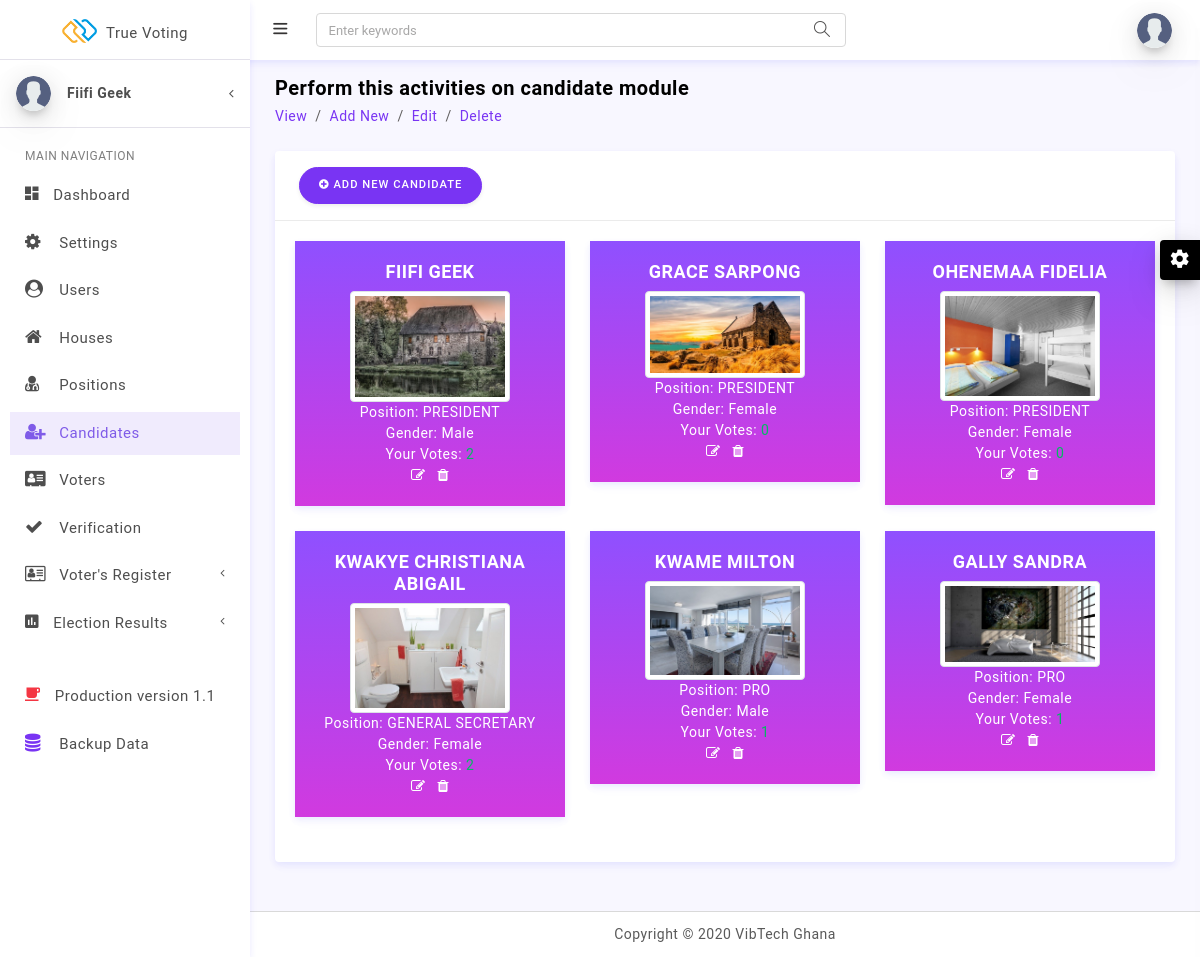
The app's page /admin/candidates.php (signed in) with its own data.
### tables this page shows
CREATE TABLE `candidates` (
  `id` int(11) NOT NULL,
  `name` varchar(191) NOT NULL,
  `position` varchar(191) NOT NULL,
  `gender` varchar(191) NOT NULL,
  `house` varchar(191) DEFAULT NULL,
  `vote` int(11) NOT NULL DEFAULT 0,
  `image` varchar(191) DEFAULT NULL,
  `created_at` timestamp NULL DEFAULT NULL
);

### models/DBLayer.php (called while the page is built, shortened)
<?php
    class DB {
        public static function connection()
        {
            try{
                $con=new PDO('mysql:host=localhost;dbname=truevoting;charset=utf8mb4', 'root', '');
                $con->setAttribute(PDO::ATTR_ERRMODE, PDO::ERRMODE_EXCEPTION);
                $con->setAttribute(PDO::ATTR_EMULATE_PREPARES, false);
                return $con;
            }catch(PDOException $ex){
                return "Connection Error ";
            }
        }
    }
    class Model {
        public static function all(string $tableName)
        {
            $con = DB::connection();
            try{
                $query = "SELECT * FROM ".$tableName." ORDER BY id";
                $stmt=$con->prepare($query);
                $stmt->execute();
                $rows=$stmt->fetchAll();
                return $rows;
            }catch(PDOException $ex){
                return 'Something went wrong';
            }
        }
    }

### middleware/verifyadmin.php (called while the page is built, shortened)
<?php
    if(!isset($_SESSION['admin']))
    {
        header("Location: ./");
    }
    else
    {
        $user= $_SESSION['admin'];
    }
?>

### admin/candidates.php (the view, shortened to what this page needs)
<?php include('../middleware/verifyadmin.php');  ?>
<!DOCTYPE html>
<html lang="en">
<head>
<?php $title = 'Candidates'; include('../layouts/admin-head.php'); ?>
<link rel="stylesheet" href="../assets/plugins/notifications/css/lobibox.min.css"/>
</head>
<body>
<?php include('../layouts/admin-menus.php'); ?>
<div class="row pt-2 pb-2">
    <div class="col-sm-9">
        <h4 class="page-title">Perform this activities on candidate module</h4>
        <ol class="breadcrumb">
            <li class="breadcrumb-item"><a href="javaScript:void();">View</a></li>
            <li class="breadcrumb-item"><a href="javaScript:void();">Add New</a></li>
            <li class="breadcrumb-item"><a href="javaScript:void();">Edit</a></li>
            <li class="breadcrumb-item"><a href="javaScript:void();">Delete</a></li>
        </ol>
    </div>
</div>
<div class="row">
    <div class="col-lg-12">
      <div class="card">
        <div class="card-header">
            <button type="button" data-toggle="modal" data-target="#AddNewCandidate" data-backdrop="static" class="btn btn-primary btn-round waves-effect waves-light m-1"><i class="fa fa-plus-circle"></i> ADD NEW CANDIDATE</button>
       </div>
        <div class="card-body">
            <div class="row">
            <?php
                require_once("../models/DBLayer.php");
                $candidates = Model::all('candidates');
            if(count($candidates)>0){
            foreach($candidates as $can){ ?>
                <div class="col-12 col-sm-4">
                  <div class="card gradient-primary rounded-0">
                     <div class="card-body text-center">
                       <h5 class="text-uppercase text-white"><?php echo $can['name'];?></h5>
                       <a href="javascripts:void(0);" data-toggle="popover" data-trigger="focus" data-placement="left" data-html=true data-title='<img src="../assets/images/candidates/<?php echo $can['image'];?>" alt="<?php echo $can['name'];?>" class="img-responsive img-thumbnail" height="250" width="250">'>
                            <img src="../assets/images/candidates/<?php echo $can['image'];?>" alt="<?php echo $can['name'];?>" class="img-responsive img-thumbnail" height="160" width="160" title="Toggle photo to enlarge" data-toggle="tooltip" data-placement="right">
                        </a>
                        <div>
                            <span class="my-5 text-white">Position: <?php echo $can['position'];?> </span><br>
                            <span class="my-5 text-white">Gender: <?php echo ucfirst($can['gender']);?> </span><br>
                            <?php if($user['role']=='administrator'){ ?>
                            <span class="my-5 text-white">Your Votes: <a href="javascript:void(0);" class="text-success btn_list" data-name="<?php echo $can['name'];?>"><?php echo $can['vote'];?></a></span>
                            <?php } ?>
                        </div>
                        <a href="javascript:void(0);" title="Edit" data-toggle="tooltip" class="btn_edit" data-id="<?php echo $can['id'];?>" data-name="<?php echo $can['name'];?>" data-position="<?php echo $can['position'];?>" data-gender="<?php echo $can['gender'];?>"><i class="fa fa-edit text-white"></i></a>&nbsp;&nbsp;
                        <a href="javascript:void(0);" title="Delete" data-toggle="tooltip" data-id="<?php echo $can['id'];?>" class="btn_delete"><i class="fa fa-trash text-white"></i></a>
                     </div>
                   </div>
                </div>
            <?php  }
            }
            ?>
            </div>
        </div>
      </div>
    </div>
</div>
<?php include('../layouts/admin-footer.php'); ?>
</body>
</html>

### records on screen
candidates: name "FIIFI GEEK", image (picture), position "PRESIDENT", gender "Male"
candidates: name "GRACE SARPONG", image (picture), position "PRESIDENT", gender "Female"
candidates: name "OHENEMAA FIDELIA", image (picture), position "PRESIDENT", gender "Female"
candidates: name "KWAKYE CHRISTIANA ABIGAIL", image (picture), position "GENERAL SECRETARY", gender "Female"
candidates: name "KWAME MILTON", image (picture), position "PRO", gender "Male"
candidates: name "GALLY SANDRA", image (picture), position "PRO", gender "Female"

### other values on screen
$user['name'] "Fiifi Geek"
